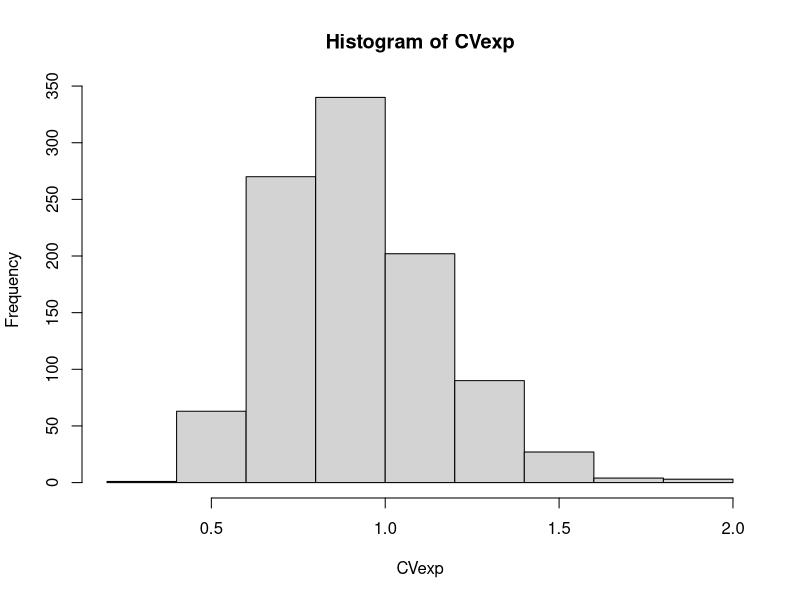
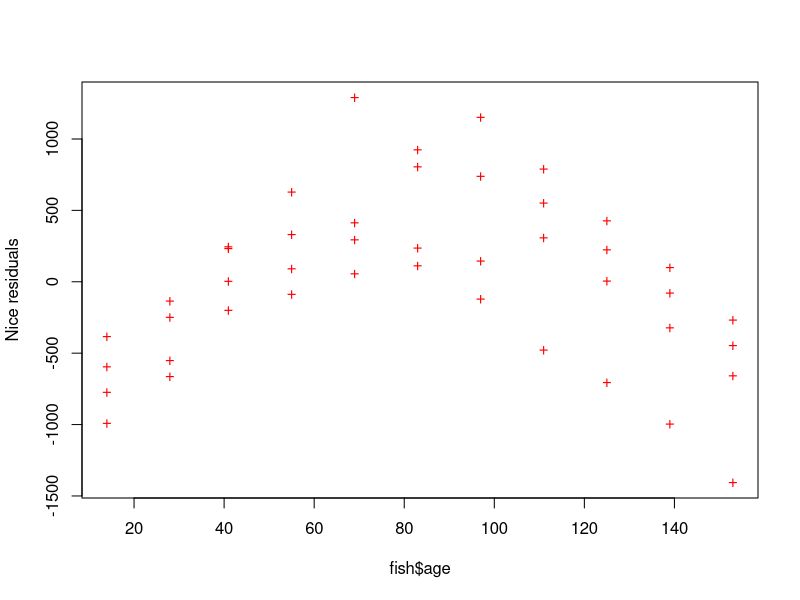
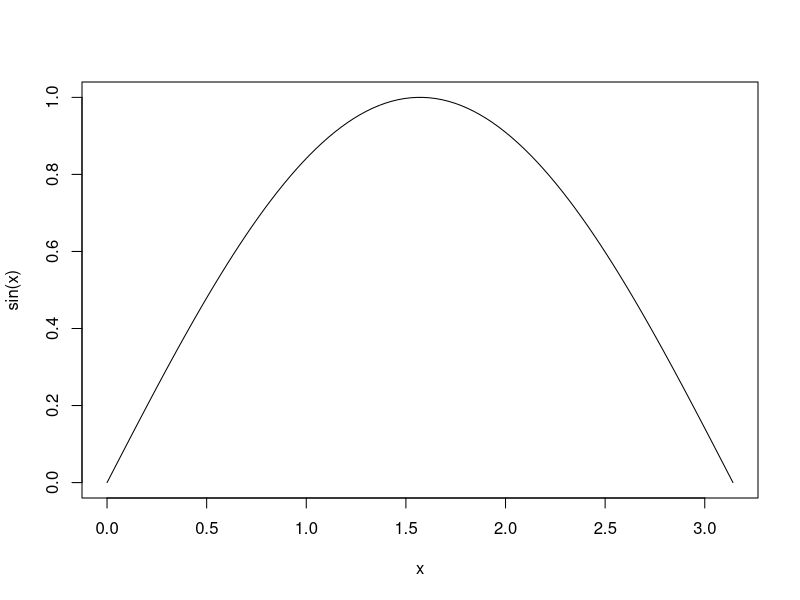
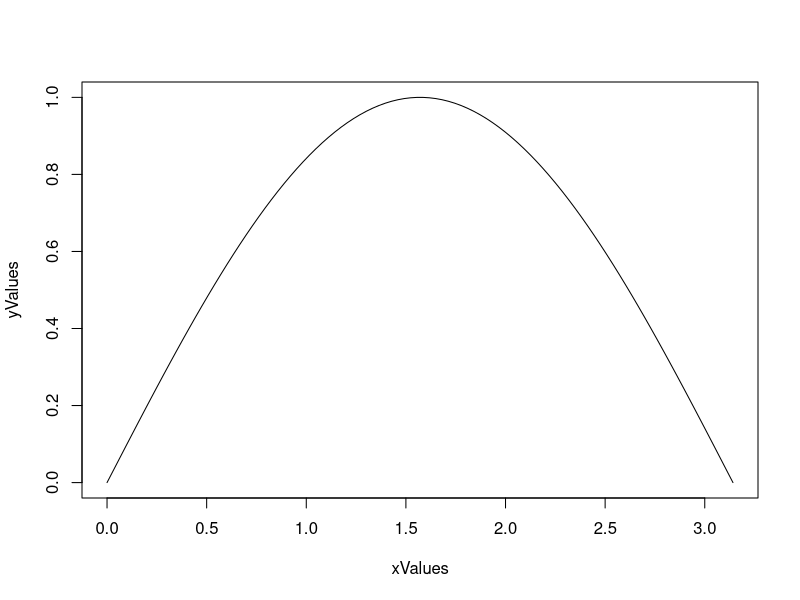

R code for these plots, in order:
# ---------------------------------- Question 1 --------------------------------------

# 1a
staff <- list(names = c("Mike","Luke","Adrian","Sonja"), wage = c(24000,17000,31000,36000),
              manager = c(TRUE, FALSE, FALSE, TRUE))

# 1b
staff$name[staff$wage>30000 & staff$manager == TRUE]

# 1c
tooMuchMoney <- (staff$wage > 20000) & (staff$manager == FALSE)
staff$wage[tooMuchMoney] <- 0.9*staff$wage[tooMuchMoney]

# ---------------------------------- Question 2 --------------------------------------

# 2a
for (i in c(3,7,12,14)){
  print(i)
}

# 2b
myVector <- c(3,7,12,14)
mySum <- 0
for (i in 1:4){
  mySum <- mySum + myVector[i]
}

# 2c
condition <- TRUE
while(condition){
  randomNumber <- runif(1)
  if (randomNumber>0.9){
    condition <- FALSE
 }else{
   message('The random number is smaller than 0.9')
 }
}

# Alternativt

while(runif(1)<0.9){
  message('The random number is smaller than 0.9')
}







# ---------------------------------- Question 3 --------------------------------------

# 3a
CV <- function(dataSample){
  CoeffVar <- sd(dataSample)/mean(dataSample)
}

# 3b
expData <- rexp(n = 10, rate = 1/2) # Note that the help file says that rate = 1/mean
CVexp <- CV(expData)

# 3c
CVexp <- rep(0,1000)
for (i in 1:1000){
  expData <- rexp(n = 10, rate = 1/2)
  CVexp[i] <- CV(expData)
}
hist(CVexp)



# ---------------------------------- Question 4 --------------------------------------

# 4a
fish <- read.table(file = 'fishes.txt', header = TRUE, sep = '')

# 4b
regModel <- lm(fish$length ~ fish$age + fish$watertemp)

# 4c
plot(fish$age, regModel$residuals, col = 'red', pch = '+', ylab = 'Nice residuals')

# 4d
# The command class(regModel) tells me that regModel is of class 'lm', meaning a 
# linear model (regression model) object. An lm object is a little bit like a list
# in the sense that regModel$residuals gives me the residuals from the fitted model.
# See attributes(regModel) for a complete list of data that that is stored in the regModel object.
# But an lm object is more than a list since generic functions like plot and summary
# gives specially adapted plots and summaries that are tailored to regression-type object.


# ---------------------------------- Question 5 --------------------------------------

# 5a
x <- seq(0,pi, length = 100)
plot(x, sin(x), type = "l")

# 5b
PlotFunction <- function(funktion, interval, nPoints){
  xValues <- seq(interval[1], interval[2],length = nPoints)
  yValues <- funktion(xValues)
  plot(xValues,yValues, type = "l")
  return(NULL)
}
PlotFunction(sin,c(0,pi),100)